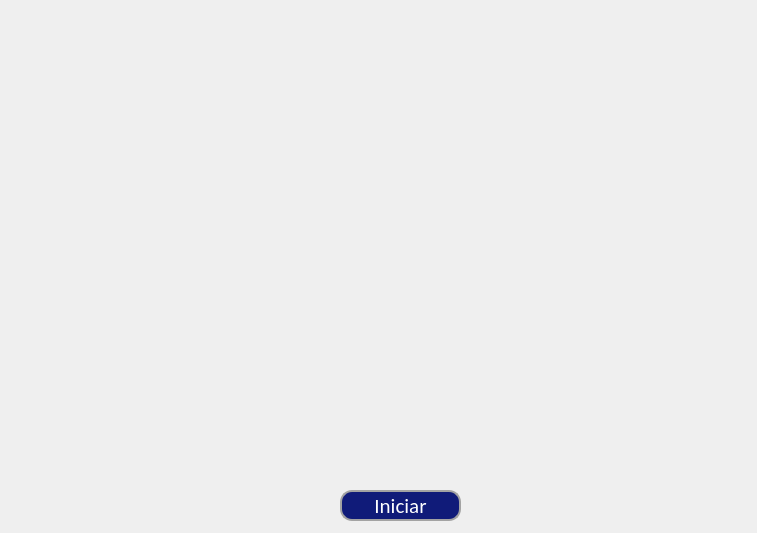
<?xml version="1.0" encoding="UTF-8"?>
<ui version="4.0">
 <class>Form</class>
 <widget class="QWidget" name="Form">
  <property name="geometry">
   <rect>
    <x>0</x>
    <y>0</y>
    <width>757</width>
    <height>533</height>
   </rect>
  </property>
  <property name="minimumSize">
   <size>
    <width>30</width>
    <height>30</height>
   </size>
  </property>
  <property name="windowTitle">
   <string>Form</string>
  </property>
  <property name="styleSheet">
   <string notr="true"/>
  </property>
  <widget class="QPushButton" name="pushButton">
   <property name="geometry">
    <rect>
     <x>340</x>
     <y>490</y>
     <width>121</width>
     <height>31</height>
    </rect>
   </property>
   <property name="font">
    <font>
     <family>Calibri</family>
     <pointsize>16</pointsize>
    </font>
   </property>
   <property name="cursor">
    <cursorShape>PointingHandCursor</cursorShape>
   </property>
   <property name="styleSheet">
    <string notr="true">QPushButton {
        border-radius: 12px;
        border: 2px solid gray;
        background-color: #101B79;
        color: white;
        border-color: #A3A3A3;
    }
    QPushButton:hover {
        background-color: #2E3E98; /* Cor de fundo ao passar o mouse */
    }
    QPushButton:pressed {
        border-style: inset; /* Efeito de profundidade ao ser pressionado */
    }</string>
   </property>
   <property name="text">
    <string>Iniciar</string>
   </property>
  </widget>
 </widget>
 <resources>
  <include location="../../../../../Desktop/CloudLoad 2.0/Front_End/static/resource.qrc"/>
 </resources>
 <connections/>
</ui>
